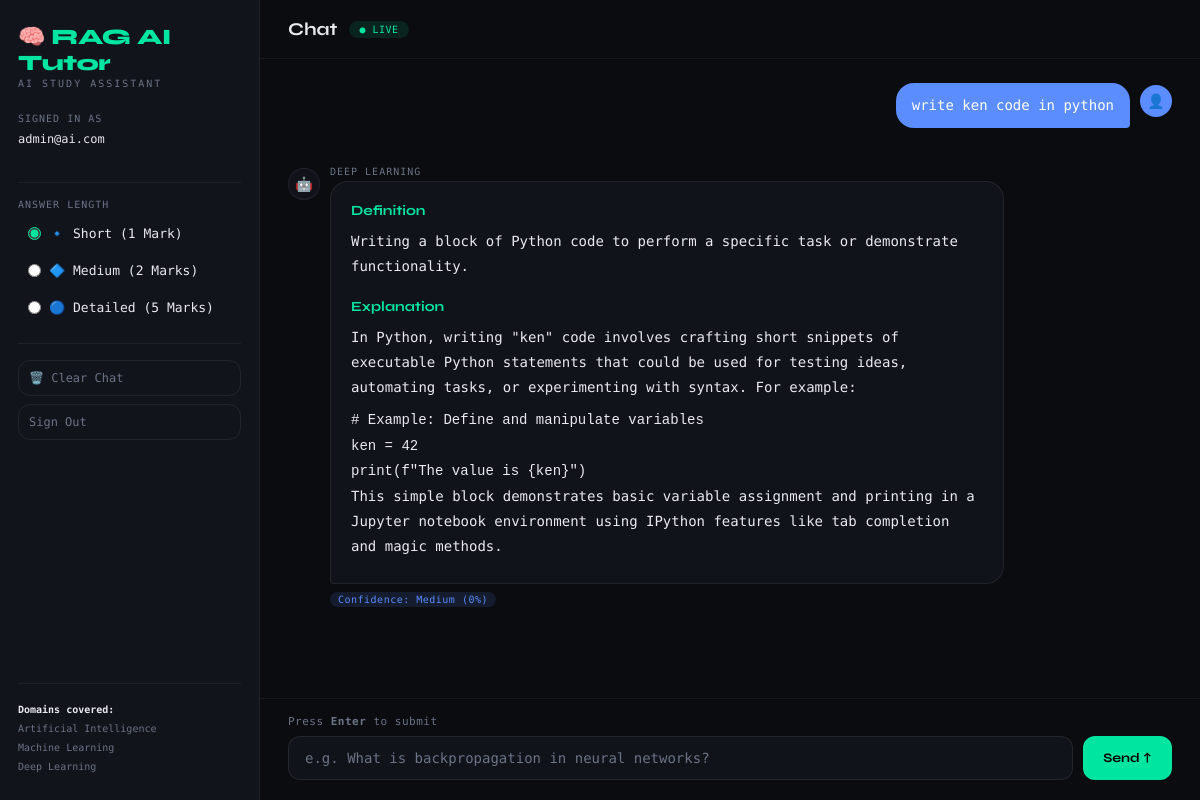
Page /chat/ (signed in) on the committed database.
### tutor/models.py (models this page shows, shortened)
class ChatHistory(models.Model):
    user = models.ForeignKey(User, on_delete=models.CASCADE, related_name='chat_history')
    question = models.TextField()
    answer = models.TextField()
    confidence = models.FloatField(default=0.0)
    subject = models.CharField(max_length=100, blank=True)
    marks = models.IntegerField(default=1)
    timestamp = models.DateTimeField(auto_now_add=True)
    class Meta:
        ordering = ['-timestamp']
        verbose_name = 'Chat History'
        verbose_name_plural = 'Chat Histories'

### tutor/views.py (the view)
# urls.py: path('chat/', views.chat_view, name='chat'),
@login_required
@never_cache
def chat_view(request):
    SessionActivityTracker.initialize_session(request)
    SessionActivityTracker.update_activity(request)
    if SessionActivityTracker.is_session_inactive(request):
        messages.warning(request, 'Your session has been inactive for a while. Please refresh.')
    history      = ChatHistory.objects.filter(user=request.user).order_by('-timestamp')
    session_stats = SessionActivityTracker.get_session_stats(request)
    response = render(request, 'tutor/chat.html', {
        'history':       history,
        'user':          request.user,
        'session_stats': session_stats,
    })
    return _no_cache_auth(response)

### tutor/session_manager.py (called while the page is built)
    @staticmethod
    def initialize_session(request):
        if 'user_session_id' not in request.session:
            request.session['user_session_id'] = request.session.session_key
            request.session['user_session_start'] = datetime.now().isoformat()
            request.session['queries_in_session'] = 0
            request.session['question_corrections'] = {}
            request.session['session_ip'] = get_client_ip(request)
            request.session.modified = True

    @staticmethod
    def update_activity(request):
        request.session['last_activity'] = datetime.now().isoformat()
        request.session.modified = True

    @staticmethod
    def get_session_stats(request):
        return {
            'session_id': request.session.get('user_session_id'),
            'session_start': request.session.get('user_session_start'),
            'last_activity': request.session.get('last_activity'),
            'total_queries': request.session.get('queries_in_session', 0),
            'corrections_applied': len(request.session.get('question_corrections', {})),
            'user_ip': request.session.get('session_ip'),
        }

    @staticmethod
    def is_session_inactive(request, timeout_minutes=None):
        if timeout_minutes is None:
            timeout_minutes = SessionActivityTracker.SESSION_TIMEOUT_MINUTES
        last_activity_str = request.session.get('last_activity')
        if not last_activity_str:
            return False
        try:
            last_activity = datetime.fromisoformat(last_activity_str)
            inactive_duration = datetime.now() - last_activity
            return inactive_duration > timedelta(minutes=timeout_minutes)
        except (ValueError, TypeError):
            return False

### tutor/views.py (called while the page is built)
def _no_cache_auth(response):
    response['Cache-Control'] = 'no-store, no-cache, must-revalidate, max-age=0, private'
    response['Pragma']        = 'no-cache'
    response['Expires']       = '0'
    response['X-Auth-State']  = 'logged-in'    # used by JS guard
    return response

### tutor/templates/tutor/chat.html (shortened to what this page needs)
{% extends 'tutor/base.html' %}
{% load static %}
{% block body %}
<div class="sidebar">
    <div class="brand">🧠 RAG AI Tutor</div>
    <div class="brand-sub">AI Study Assistant</div>
    <div class="sidebar-label">Signed in as</div>
    <div class="sidebar-user">{{ user.email }}</div>
    <hr class="divider">
    <div class="sidebar-label">Answer Length</div>
    <div class="marks-group">
        <label class="mark-option"><input type="radio" name="marks" value="1" checked><span>🔹 Short (1 Mark)</span></label>
        <label class="mark-option"><input type="radio" name="marks" value="2"><span>🔷 Medium (2 Marks)</span></label>
        <label class="mark-option"><input type="radio" name="marks" value="5"><span>🔵 Detailed (5 Marks)</span></label>
    </div>
    <hr class="divider">
    <button class="sidebar-btn danger" id="clearBtn">🗑️  Clear Chat</button>
    <a href="{% url 'logout' %}"><button class="sidebar-btn">Sign Out</button></a>
    <div class="sidebar-bottom">
        <hr class="divider">
        <div class="domains-note">
            <b>Domains covered:</b><br>
            Artificial Intelligence<br>Machine Learning<br>Deep Learning
        </div>
    </div>
</div>
<div class="chat-main">
    <div class="chat-header">
        <div class="chat-header-title">Chat</div>
        <div class="live-badge">● LIVE</div>
    </div>
    <div class="chat-messages" id="chatMessages">
        {% for msg in history %}
        <div class="msg-wrap" data-question="{{ msg.question|escapejs }}">
            <div class="msg-user">
                <div class="bubble user-text">{{ msg.question }}</div>
                <div class="avatar avatar-user">👤</div>
            </div>
        </div>
        <div class="msg-wrap" data-answer="{{ msg.answer|escapejs }}">
            <div class="msg-ai">
                <div class="avatar avatar-ai">🤖</div>
                <div>
                    <div class="subject-tag">{{ msg.subject }}</div>
                    <div class="bubble ai-text">{{ msg.answer|safe }}</div>
                    {% with c=msg.confidence %}
                    <div class="conf-badge {% if c >= 0.6 %}conf-high{% elif c >= 0.35 %}conf-medium{% else %}conf-low{% endif %}">
                        Confidence: {% if c >= 0.6 %}High{% elif c >= 0.35 %}Medium{% else %}Low{% endif %} ({{ msg.confidence|floatformat:0 }}%)
                    </div>
                    {% endwith %}
                </div>
            </div>
        </div>
        {% endfor %}
    </div>
    <div class="chat-input-area">
        <div class="input-hint">Press <b>Enter</b> to submit</div>
        <div class="input-row">
            <input type="text" class="chat-input" id="questionInput"
                placeholder="e.g. What is backpropagation in neural networks?" autocomplete="off">
            <button class="send-btn" id="sendBtn">Send ↑</button>
        </div>
    </div>
</div>
{% endblock %}

### tutor/templates/tutor/base.html (style rules this page uses)
:root { --bg: #0a0c10; --surface: rgba(18, 21, 28, 0.85); --border: rgba(30, 35, 48, 0.7); --accent: #00e5a0; --accent2: #5b8dff; --warn: #ff6b6b; --text: #e8eaf0; --muted: #6b7385; --radius: 12px; }
*, *::before, *::after { box-sizing: border-box; margin: 0; padding: 0; }
html, body { font-family: 'DM Mono', monospace; background: var(--bg); color: var(--text); min-height: 100vh; }
a { color: var(--accent); text-decoration: none; }

### rows in the picture
ChatHistory: question "write ken code in python", subject "DEEP LEARNING", answer "Definition Writing a block of Python code to perform a specific task or demonstrate functionality. Explanation In Python, writing \"ken\" code involves crafting short snippets of executable Python statements that could be used for testing ideas, automating tasks, or experimenting with syntax. For example: # Example: Define and manipulate variables ken = 42 print(f\"The value is {ken}\") This simple block demonstrates basic variable assignment and printing in a Jupyter notebook environment using IPython features like tab completion and magic methods.", shows "Medium", confidence "0"

### other values in the picture
{{ user.email }} "admin@ai.com"
